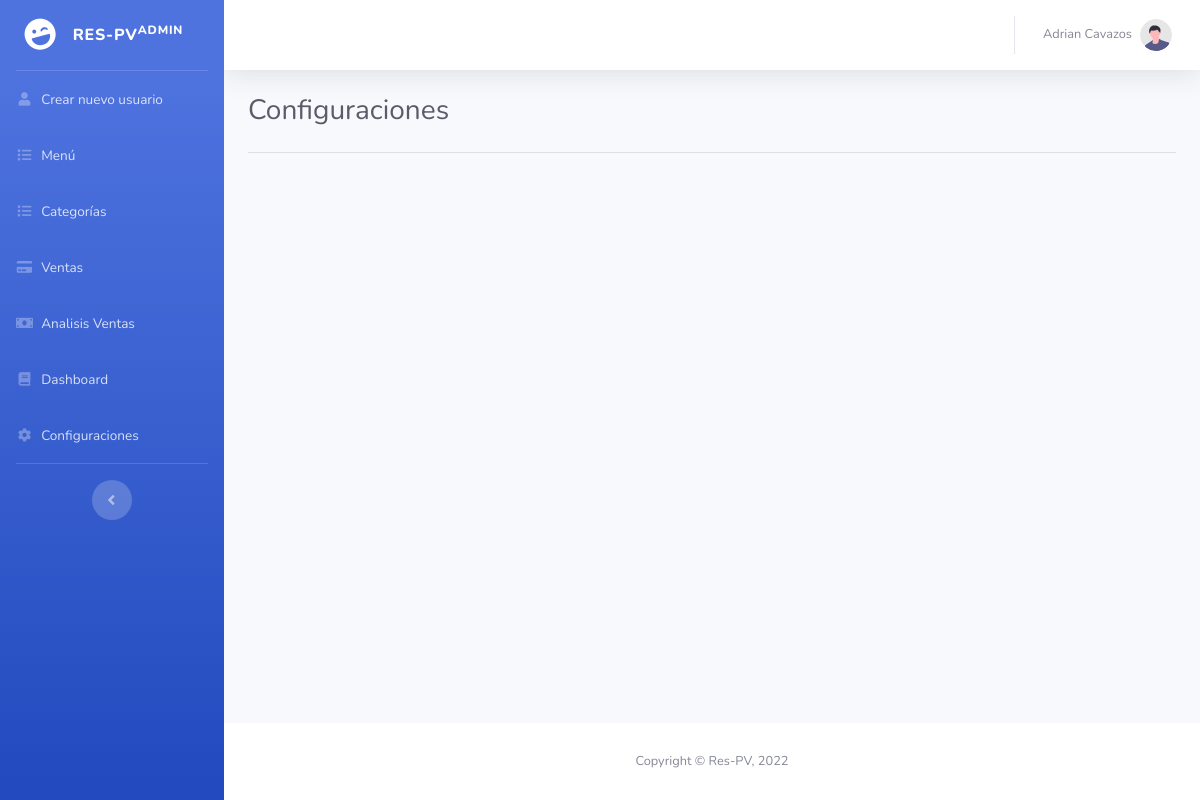
/configuraciones.php (signed in), run on an earlier commit of the app's database.
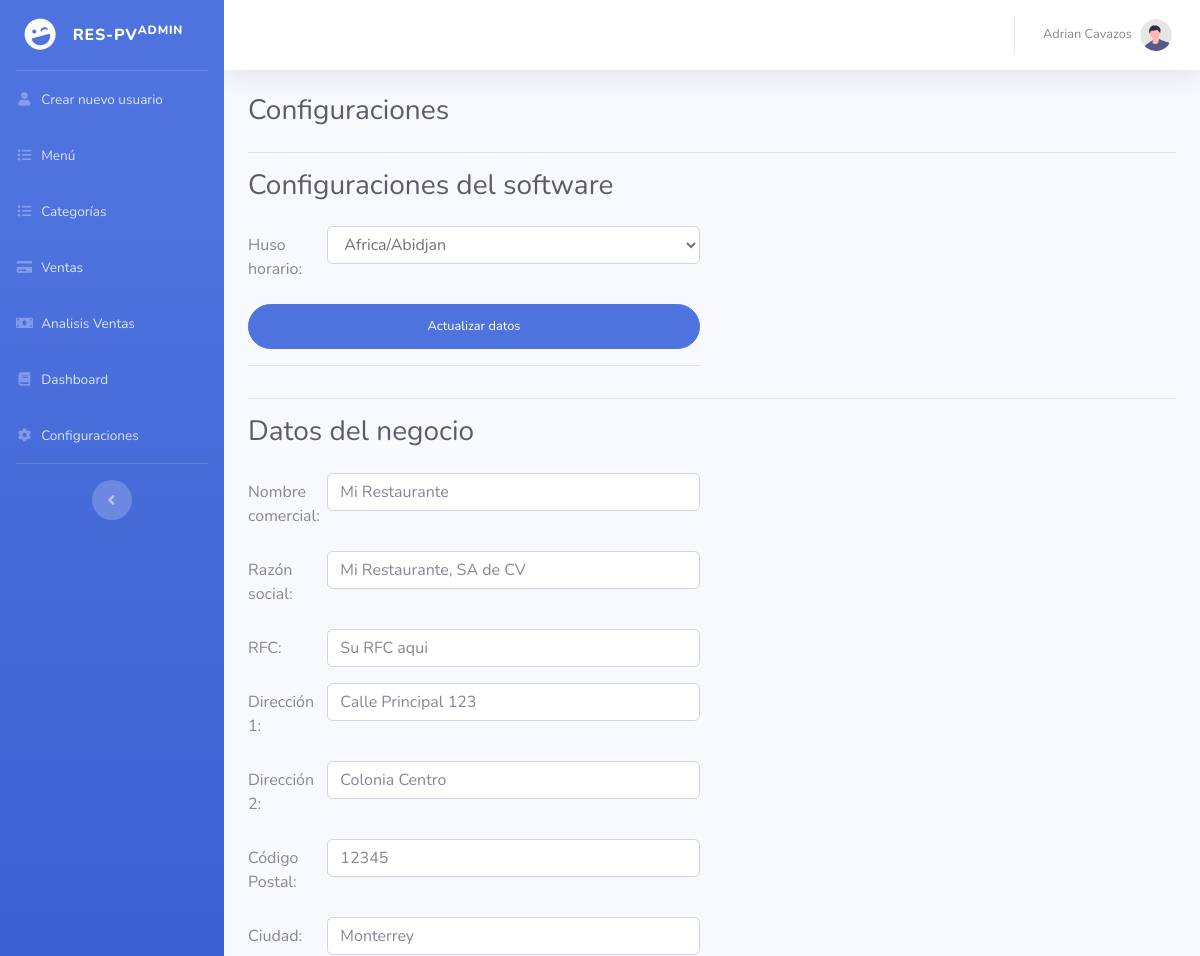
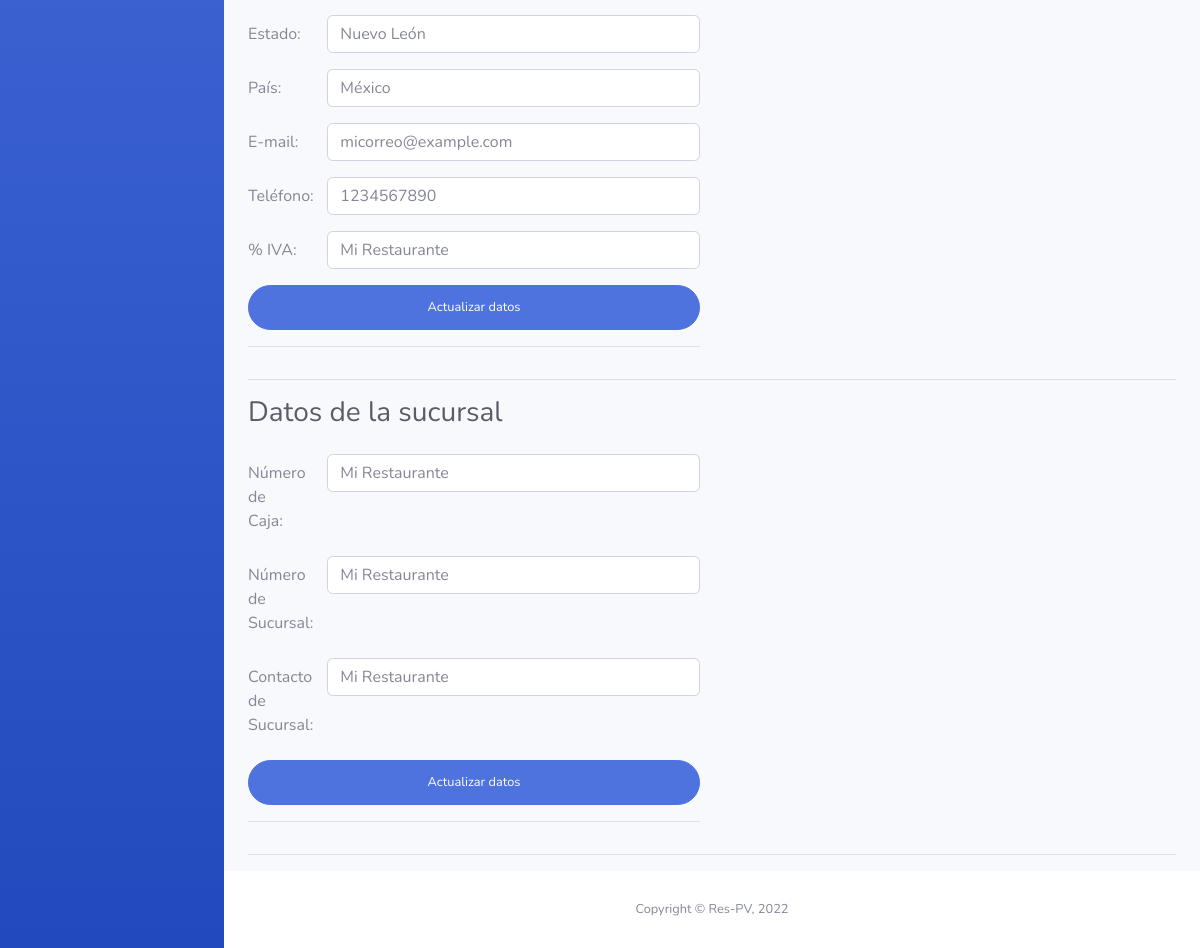
And on a later commit of the database (2 pictures, top to bottom).
### tables this page shows
CREATE TABLE `settings` (
  `id` int(11) NOT NULL,
  `setting_name` varchar(255) NOT NULL,
  `setting_value` text NOT NULL
);

### db.php (called while the page is built, shortened)
<?php
    class Conexion{
        private $driver = "mysql";
        private $host = "localhost";
        private $dbname = "respv";
        private $usuario = "root";
        private $contrasena = "";
        public function __construct(){
            try {
                $db = new PDO("{$this->driver}:host={$this->host};dbname={$this->dbname}",$this->usuario,$this->contrasena);
                $db->setAttribute(PDO::ATTR_ERRMODE, PDO::ERRMODE_EXCEPTION);
                return $db;
            } catch (PDOException $e) {
                echo "Ha ocurrido un error al conectarse a la base de datos" . $e->getMessage();
            }
        }
    }
?>

### configuraciones/Modelo/configuraciones.php (called while the page is built, shortened)
<?php
    require_once(__DIR__.'/../../db.php');
    class Configuraciones extends Conexion{
        public function __construct(){
            $this->db = parent::__construct();
        }
        public function getAllSettings(){
            $rows = null;
            $statement = $this->db->prepare("SELECT * FROM settings");
            $statement->execute();
            while ($result = $statement->fetch()) {
                $rows[] = $result;
            }
            return $rows;
        }
    }
?>

### configuraciones.php (the view, shortened to what the changed rows need)
<?php
if(!empty($_SESSION["userId"])) {
    $Modelo = new Usuarios();
    $tipoDeUsuario = $Modelo->getUserType($_SESSION["userId"]);
    if (!$tipoDeUsuario) {
        $_SESSION["errorMessage"] = "Invalid Credentials";
        header('Location: logout.php');
    } else {
        switch($tipoDeUsuario){
            case 1:
                require_once("configuraciones/Modelo/configuraciones.php");
                $ModeloMenu = new Configuraciones();
            break;
        }
    }
} else {
    header('Location: logout.php');
}
?>
<!DOCTYPE html>
<html lang="en">
<head>
    <link href="vendor/fontawesome-free/css/all.min.css" rel="stylesheet" type="text/css">
    <link href="css/sb-admin-2.min.css" rel="stylesheet">
</head>
<body id="page-top">
    <div id="wrapper">
        <div id="content-wrapper" class="d-flex flex-column">
            <div id="content">
                <div class="container-fluid">
                    <div class="d-sm-flex align-items-center justify-content-between mb-4">
                        <h1 class="h3 mb-0 text-gray-800">Configuraciones</h1>
                    </div>
                    <?php
                        $configs = $ModeloMenu->getAllSettings();
                        if($configs != null){
                    ?>
                    <hr>
                    <div class="d-sm-flex align-items-center justify-content-between mb-4">
                        <h1 class="h3 mb-0 text-gray-800">Configuraciones del software</h1>
                    </div>
                    <div class="row">
                        <div class="col-md-6">
                            <form class="user" action="configuraciones/Controlador/setConfiguraciones.php" method="POST" enctype="multipart/form-data">
                                <div class="form-group row">
                                    <label class="col-sm-2 col-form-label">Huso horario:</label>
                                    <div class="col-sm-10">
                                        <?php
                                            $valor=array_search('timezone',array_column($configs,'setting_name'));
                                            $currentTimezone=$configs[$valor][2];
                                            echo "<select class=\"form-control\" name=\"timezone\">";
                                            $tzlist = DateTimeZone::listIdentifiers(DateTimeZone::ALL);
                                            foreach($tzlist as $value) {
                                                if ($value != $currentTimezone) {
                                                    echo "<option value=". $value .">". $value ."</option>";
                                                } else {
                                                    echo "<option value=". $value ." selected>". $value ."</option>";
                                                }
                                            }
                                        ?>
                                    </div>
                                </div>
                                <input type ="submit" class="btn btn-primary btn-user btn-block" value="Actualizar datos" name="datosDelNegocio">
                                <hr>
                            </form>
                        </div>
                    </div>
                    <hr>
                    <div class="d-sm-flex align-items-center justify-content-between mb-4">
                        <h1 class="h3 mb-0 text-gray-800">Datos del negocio</h1>
                    </div>
                    <div class="row">
                        <div class="col-md-6">
                            <form class="user" action="configuraciones/Controlador/setConfiguraciones.php" method="POST" enctype="multipart/form-data">
                                <div class="form-group row">
                                    <label class="col-sm-2 col-form-label">Nombre comercial:</label>
                                    <div class="col-sm-10">
                                        <input type="text" class="form-control" placeholder="<?php $valor=array_search('nombre_comercial',array_column($configs,'setting_name'));echo $configs[$valor][2];?>" name="nombre_comercial">
                                    </div>
                                </div>
                                <div class="form-group row">
                                    <label class="col-sm-2 col-form-label">Razón social:</label>
                                    <div class="col-sm-10">
                                        <input type="text" class="form-control" placeholder="<?php $valor=array_search('razon_social',array_column($configs,'setting_name'));echo $configs[$valor][2];?>" name="razon_social">
                                    </div>
                                </div>
                                <div class="form-group row">
                                    <label class="col-sm-2 col-form-label">RFC:</label>
                                    <div class="col-sm-10">
                                        <input type="text" class="form-control" placeholder="<?php $valor=array_search('rfc',array_column($configs,'setting_name'));echo $configs[$valor][2];?>" name="rfc">
                                    </div>
                                </div>
                                <div class="form-group row">
                                    <label class="col-sm-2 col-form-label">Dirección 1:</label>
                                    <div class="col-sm-10">
                                        <input type="text" class="form-control" placeholder="<?php $valor=array_search('direccion_1',array_column($configs,'setting_name'));echo $configs[$valor][2];?>" name="direccion_1">
                                    </div>
                                </div>
                                <div class="form-group row">
                                    <label class="col-sm-2 col-form-label">Dirección 2:</label>
                                    <div class="col-sm-10">
                                        <input type="text" class="form-control" placeholder="<?php $valor=array_search('direccion_2',array_column($configs,'setting_name'));echo $configs[$valor][2];?>" name="direccion_2">
                                    </div>
                                </div>
                                <div class="form-group row">
                                    <label class="col-sm-2 col-form-label">Código Postal:</label>
                                    <div class="col-sm-10">
                                        <input type="text" class="form-control" placeholder="<?php $valor=array_search('direccion_cp',array_column($configs,'setting_name'));echo $configs[$valor][2];?>" name="direccion_cp">
                                    </div>
                                </div>
                                <div class="form-group row">
                                    <label class="col-sm-2 col-form-label">Ciudad:</label>
                                    <div class="col-sm-10">
                                        <input type="text" class="form-control" placeholder="<?php $valor=array_search('direccion_ciudad',array_column($configs,'setting_name'));echo $configs[$valor][2];?>" name="direccion_ciudad">
                                    </div>
                                </div>
                                <div class="form-group row">
                                    <label class="col-sm-2 col-form-label">Estado:</label>
                                    <div class="col-sm-10">
                                        <input type="text" class="form-control" placeholder="<?php $valor=array_search('direccion_estado',array_column($configs,'setting_name'));echo $configs[$valor][2];?>" name="direccion_estado">
                                    </div>
                                </div>
                                <div class="form-group row">
                                    <label class="col-sm-2 col-form-label">País:</label>
                                    <div class="col-sm-10">
                                        <input type="text" class="form-control" placeholder="<?php $valor=array_search('direccion_pais',array_column($configs,'setting_name'));echo $configs[$valor][2];?>" name="direccion_pais">
                                    </div>
                                </div>
                                <div class="form-group row">
                                    <label class="col-sm-2 col-form-label">E-mail:</label>
                                    <div class="col-sm-10">
                                        <input type="text" class="form-control" placeholder="<?php $valor=array_search('email',array_column($configs,'setting_name'));echo $configs[$valor][2];?>" name="email">
                                    </div>
                                </div>
                                <div class="form-group row">
                                    <label class="col-sm-2 col-form-label">Teléfono:</label>
                                    <div class="col-sm-10">
                                        <input type="text" class="form-control" placeholder="<?php $valor=array_search('telefono',array_column($configs,'setting_name'));echo $configs[$valor][2];?>" name="telefono">
                                    </div>
                                </div>
                                <div class="form-group row">
                                    <label class="col-sm-2 col-form-label">% IVA:</label>
                                    <div class="col-sm-10">
                                        <input type="text" class="form-control" placeholder="<?php $valor=array_search('porcentaje_iva',array_column($configs,'setting_name'));echo $configs[$valor][2];?>" name="porcentaje_iva">
                                    </div>
                                </div>
                                <input type ="submit" class="btn btn-primary btn-user btn-block" value="Actualizar datos" name="datosDelNegocio">
                                <hr>
                            </form>
                        </div>
                    </div>
                    <hr>
                    <div class="d-sm-flex align-items-center justify-content-between mb-4">
                        <h1 class="h3 mb-0 text-gray-800">Datos de la sucursal</h1>
                    </div>
                    <div class="row">
                        <div class="col-md-6">
                            <form class="user" action="configuraciones/Controlador/setConfiguraciones.php" method="POST" enctype="multipart/form-data">
                                <div class="form-group row">
                                    <label class="col-sm-2 col-form-label">Número de Caja:</label>
                                    <div class="col-sm-10">
                                        <input type="text" class="form-control" placeholder="<?php $valor=array_search('numero_caja',array_column($configs,'setting_name'));echo $configs[$valor][2];?>" name="numero_caja">
                                    </div>
                                </div>
                                <div class="form-group row">
                                    <label class="col-sm-2 col-form-label">Número de Sucursal:</label>
                                    <div class="col-sm-10">
                                        <input type="text" class="form-control" placeholder="<?php $valor=array_search('numero_sucursal',array_column($configs,'setting_name'));echo $configs[$valor][2];?>" name="numero_sucursal">
                                    </div>
                                </div>
                                <div class="form-group row">
                                    <label class="col-sm-2 col-form-label">Contacto de Sucursal:</label>
                                    <div class="col-sm-10">
                                        <input type="text" class="form-control" placeholder="<?php $valor=array_search('contacto_sucursal',array_column($configs,'setting_name'));echo $configs[$valor][2];?>" name="contacto_sucursal">
                                    </div>
                                </div>
                                <input type ="submit" class="btn btn-primary btn-user btn-block" value="Actualizar datos" name="datosDelNegocio">
                                <hr>
                            </form>
                        </div>
                    </div>
                    <?php
                        }
                    ?>
                    <hr>
                </div>
            </div>
        </div>
    </div>
</body>
</html>

What changed in the data, as far as the page shows it:
added settings: timezone "Africa/Abidjan", nombre_comercial "Mi Restaurante", porcentaje_iva "Mi Restaurante", numero_caja "Mi Restaurante", numero_sucursal "Mi Restaurante", contacto_sucursal "Mi Restaurante"
added settings: razon_social "Mi Restaurante, SA de CV"
added settings: rfc "Su RFC aqui"
added settings: direccion_1 "Calle Principal 123"
added settings: direccion_2 "Colonia Centro"
added settings: direccion_cp "12345"
added settings: direccion_ciudad "Monterrey"
added settings: direccion_estado "Nuevo León"
added settings: direccion_pais "México"
added settings: email "micorreo@example.com"
added settings: telefono "1234567890"
Also different on the page:
form field datosDelNegocio: (not shown) → "Actualizar datos"
text now shown: "Configuraciones del software Huso horario: Datos del negocio Nombre comercial: Razón social: RFC: Dirección 1: Dirección 2: Código Postal: Ciudad: Estado: País: E-mail: Teléfono: % IVA: Datos de la sucursal Número de Caja: Número de Sucursal: Contacto de Sucursal:"
